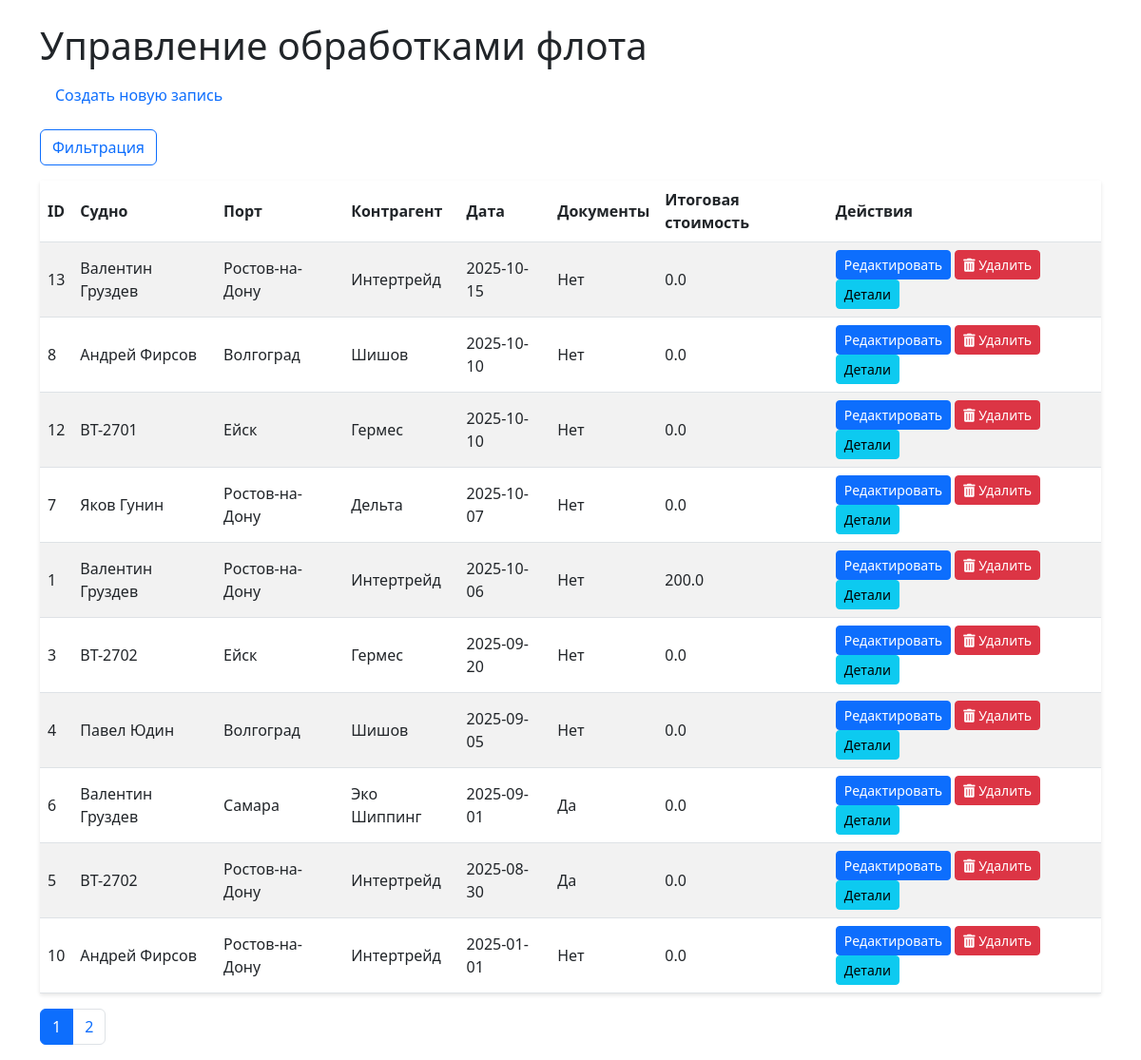
Before: / with the older database file.
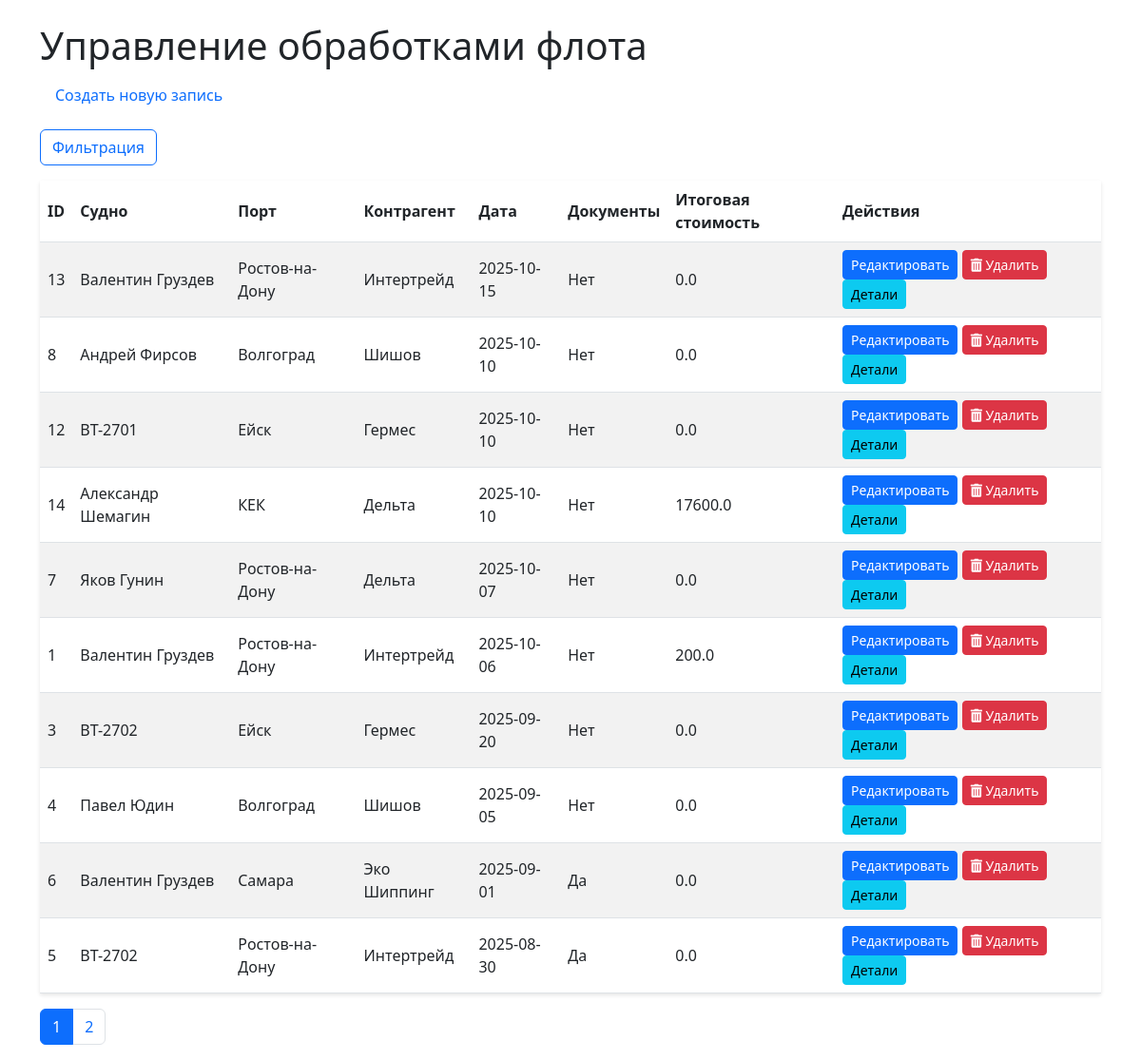
After: the same page with the newer database file.
### models/schemas.py (models this page shows)
class Operation(Base):
    __tablename__ = "operations"
    id = Column(Integer, primary_key=True, index=True)
    ship_id = Column(Integer, ForeignKey("ships.id"))
    port_id = Column(Integer, ForeignKey("ports.id"))
    contractor_id = Column(Integer, ForeignKey("contractors.id"))
    date = Column(Date)
    has_documents = Column(Boolean, default=False)
    document_path = Column(String, nullable=True)
    ship = relationship("Ship")
    port = relationship("Port")
    contractor = relationship("Contractor")
    items = relationship("OperationItem", back_populates="operation", cascade="all, delete-orphan")

class Ship(Base):
    __tablename__ = "ships"
    id = Column(Integer, primary_key=True, index=True)
    name = Column(String, unique=True, index=True)

class Port(Base):
    __tablename__ = "ports"
    id = Column(Integer, primary_key=True, index=True)
    name = Column(String, unique=True, index=True)

class Contractor(Base):
    __tablename__ = "contractors"
    id = Column(Integer, primary_key=True, index=True)
    name = Column(String, unique=True, index=True)

### routers/operations.py (the view)
@router.get("/", response_class=HTMLResponse)
async def list_operations(
    request: Request,
    ship_ids: list[int] = Query(None),
    start_date: str = None,
    end_date: str = None,
    port_ids: list[int] = Query(None),
    contractor_ids: list[int] = Query(None),
    sort_order: str = "desc",
    page: int = 1,
    per_page: int = 10,
    db: Session = Depends(get_db)
):
    query = db.query(Operation)
    if ship_ids:
        query = query.filter(Operation.ship_id.in_(ship_ids))
    if start_date:
        try:
            start_date_obj = datetime.strptime(start_date, "%Y-%m-%d").date()
            query = query.filter(Operation.date >= start_date_obj)
        except ValueError:
            pass
    if end_date:
        try:
            end_date_obj = datetime.strptime(end_date, "%Y-%m-%d").date()
            query = query.filter(Operation.date <= end_date_obj)
        except ValueError:
            pass
    if port_ids:
        query = query.filter(Operation.port_id.in_(port_ids))
    if contractor_ids:
        query = query.filter(Operation.contractor_id.in_(contractor_ids))
    if sort_order.lower() == "asc":
        query = query.order_by(Operation.date.asc())
    else:
        query = query.order_by(Operation.date.desc())
    total = query.count()
    operations = query.offset((page - 1) * per_page).limit(per_page).all()
    total_costs = {}
    for op in operations:
        total_cost = db.query(func.sum(OperationItem.cost)).filter(
            OperationItem.operation_id == op.id
        ).scalar() or 0.0
        total_costs[op.id] = total_cost
    selected_ship_ids = [str(id) for id in ship_ids or []]
    selected_port_ids = [str(id) for id in port_ids or []]
    selected_contractor_ids = [str(id) for id in contractor_ids or []]
    ships = db.query(Ship).order_by(Ship.name).all()
    ports = db.query(Port).order_by(Port.name).all()
    contractors = db.query(Contractor).order_by(Contractor.name).all()
    return templates.TemplateResponse("list.html", {
        "request": request,
        "operations": operations,
        "total_costs": total_costs,
        "ships": ships,
        "ports": ports,
        "contractors": contractors,
        "selected_ship_ids": selected_ship_ids,
        "selected_start_date": start_date,
        "selected_end_date": end_date,
        "selected_port_ids": selected_port_ids,
        "selected_contractor_ids": selected_contractor_ids,
        "sort_order": sort_order,
        "total_pages": (total // per_page) + (1 if total % per_page else 0),
        "current_page": page,
        "per_page": per_page
    })

### templates/list.html (shortened to what this page needs)
<!DOCTYPE html>
<html lang="ru">
<head>
    <link href="/static/css/styles.css" rel="stylesheet">
    <link href="https://cdn.jsdelivr.net/npm/bootstrap@5.3.0/dist/css/bootstrap.min.css" rel="stylesheet">
    <link href="https://cdn.jsdelivr.net/npm/select2@4.1.0-rc.0/dist/css/select2.min.css" rel="stylesheet">
    <link href="https://cdnjs.cloudflare.com/ajax/libs/font-awesome/5.15.4/css/all.min.css" rel="stylesheet">
</head>
<body>
    <div class="container mt-4">
        <h1>Управление обработками флота</h1>
        <nav class="nav mb-3">
            <a class="nav-link" href="/create">Создать новую запись</a>
        </nav>
        <button class="btn btn-outline-primary mb-3" type="button" data-bs-toggle="collapse" data-bs-target="#filterCollapse" aria-expanded="false" aria-controls="filterCollapse">
            Фильтрация
        </button>
        <table class="table table-striped">
            <thead>
                <tr>
                    <th>ID</th>
                    <th>Судно</th>
                    <th>Порт</th>
                    <th>Контрагент</th>
                    <th>Дата</th>
                    <th>Документы</th>
                    <th>Итоговая стоимость</th>
                    <th>Действия</th>
                </tr>
            </thead>
            <tbody>
                {% for operation in operations %}
                <tr>
                    <td>{{ operation.id }}</td>
                    <td>{{ operation.ship.name }}</td>
                    <td>{{ operation.port.name }}</td>
                    <td>{{ operation.contractor.name }}</td>
                    <td>{{ operation.date }}</td>
                    <td>{{ "Да" if operation.has_documents else "Нет" }}</td>
                    <td>{{ total_costs[operation.id] | float | round(2) }}</td>
                    <td>
                        <a href="/edit/{{ operation.id }}" class="btn btn-sm btn-primary">Редактировать</a>
                        <button type="button" class="btn btn-sm btn-danger"
                                data-bs-toggle="modal" data-bs-target="#deleteModal"
                                onclick="prepareDelete({{ operation.id }})">
                            <i class="fas fa-trash-alt"></i> Удалить
                        </button>
                        <button type="button" class="btn btn-sm btn-info" data-bs-toggle="modal" data-bs-target="#operationModal" onclick="fetchOperation({{ operation.id }})">Детали</button>
                    </td>
                </tr>
                {% endfor %}
            </tbody>
        </table>
        <nav>
            <ul class="pagination">
                {% for p in range(1, total_pages + 1) %}
                <li class="page-item {% if p == current_page %}active{% endif %}">
                    <a class="page-link" href="?page={{ p }}&per_page={{ per_page }}{% if sort_order %}&sort_order={{ sort_order }}{% endif %}">{{ p }}</a>
                </li>
                {% endfor %}
            </ul>
        </nav>
    </div>
</body>
</html>

### static/css/styles.css (style rules this page uses)
body { font-family: Arial, sans-serif; }
.table { border-collapse: separate; border-spacing: 0; box-shadow: 0 2px 4px rgba(0, 0, 0, 0.1); }
.table th, .table td { vertical-align: middle; }
.table th { background-color: #f8f9fa; }
.btn-sm { padding: 0.25rem 0.5rem; font-size: 0.875rem; }
.container { max-width: 1200px; }

Changed rows visible on the page:
no longer on this page (row unchanged): Operation: id "10", ship.name "Андрей Фирсов", port.name "Ростов-на-Дону", contractor.name "Интертрейд", date "2025-01-01", has_documents "Нет", total_costs "0.0"
added Operation: id "14", ship.name "Александр Шемагин", port.name "КЕК", contractor.name "Дельта", date "2025-10-10", has_documents "Нет", total_costs "17600.0"
